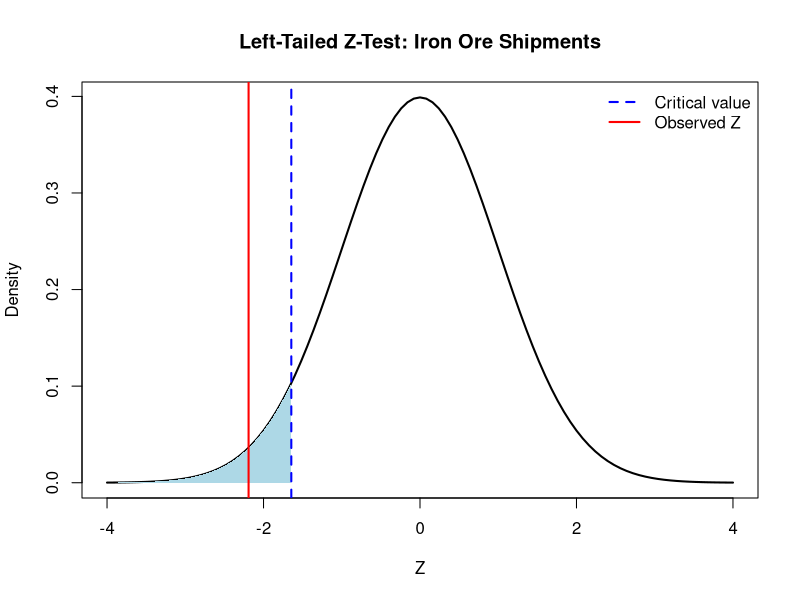

Reproduce this figure in R.
## ---- chunk 1
#| include: false
knitr::opts_chunk$set(
  collapse = TRUE, 
  warning = FALSE,
  message = FALSE,
  error = TRUE,
  fig.height = 2.75, 
  fig.width = 4.25,
  fig.env = 'figure',
  fig.pos = 'h',
  fig.align = 'center')
## ---- chunk 2
# P(Z < 1.96)
pnorm(1.96)

# P(Z > 1.96)
pnorm(1.96, lower.tail = FALSE)

# Find z such that P(Z < z) = 0.975
qnorm(0.975)
## ---- chunk 3
# Given information

mu0_iron <- 80
sigma_iron <- 10
n_iron <- 30
xbar_iron <- 76

alpha_iron <- 0.05

# Calculate the standard error
SE_iron <- sigma_iron / sqrt(n_iron)

# Calculate the Z-test statistic
z_iron <- (xbar_iron - mu0_iron) / SE_iron

z_iron
## ---- chunk 4
# Critical value for a left-tailed test

z_critical_iron <- qnorm(alpha_iron)

z_critical_iron
## ---- chunk 5
# Does the observed test statistic fall
# inside the rejection region?

z_iron < z_critical_iron
## ---- chunk 6
# Left-tailed p-value

pvalue_iron <- pnorm(z_iron)

pvalue_iron
## ---- chunk 7
pvalue_iron < alpha_iron
## ---- chunk 8
#| fig-width: 8
#| fig-height: 4.5

curve(
  dnorm(x),
  from = -4,
  to = 4,
  lwd = 2,
  xlab = "Z",
  ylab = "Density",
  main = "Left-Tailed Z-Test: Iron Ore Shipments"
)

# Shade the rejection region
x_reject <- seq(-4, z_critical_iron, length.out = 300)

polygon(
  c(-4, x_reject, z_critical_iron),
  c(0, dnorm(x_reject), 0),
  col = "lightblue",
  border = NA
)

# Critical value
abline(
  v = z_critical_iron,
  col = "blue",
  lwd = 2,
  lty = 2
)

# Observed test statistic
abline(
  v = z_iron,
  col = "red",
  lwd = 2
)

legend(
  "topright",
  legend = c("Critical value", "Observed Z"),
  col = c("blue", "red"),
  lty = c(2, 1),
  lwd = 2,
  bty = "n"
)
## ---- chunk 9
mu0_A <- 50
xbar_A <- 53
n_A <- 64
sigma_A <- 16

alpha_A <- 0.01

z_A <- (xbar_A - mu0_A) /
  (sigma_A / sqrt(n_A))

z_A
## ---- chunk 10
z_critical_A <- qnorm(1 - alpha_A / 2)

z_critical_A

# Negative critical value
-z_critical_A
## ---- chunk 11
abs(z_A) > z_critical_A
## ---- chunk 12
pvalue_A <- 2 * pnorm(
  abs(z_A),
  lower.tail = FALSE
)

pvalue_A
## ---- chunk 13
mu0_B <- 70
xbar_B <- 74
sigma_B <- 12
n_B <- 36

alpha_B <- 0.09

z_B <- (xbar_B - mu0_B) /
  (sigma_B / sqrt(n_B))

z_B
## ---- chunk 14
z_critical_B <- qnorm(1 - alpha_B)

z_critical_B
## ---- chunk 15
pvalue_B <- pnorm(
  z_B,
  lower.tail = FALSE
)

pvalue_B
## ---- chunk 16
# Compare the p-value with three significance levels

alpha_levels_B <- c(0.09, 0.05, 0.01)

data.frame(
  significance_level = alpha_levels_B,
  p_value = rep(pvalue_B, length(alpha_levels_B)),
  reject_H0 = pvalue_B < alpha_levels_B
)
## ---- chunk 17
mu0_chol <- 45.5

xbar_chol <- 44.2

s_chol <- 3.8

n_chol <- 19

alpha_chol <- 0.05

# Degrees of freedom
df_chol <- n_chol - 1

# Standard error
SE_chol <- s_chol / sqrt(n_chol)

# Observed t-test statistic
t_chol <- (xbar_chol - mu0_chol) / SE_chol

df_chol
t_chol
## ---- chunk 18
t_critical_chol <- qt(
  alpha_chol,
  df = df_chol
)

t_critical_chol
## ---- chunk 19
t_chol < t_critical_chol
## ---- chunk 20
pvalue_chol <- pt(
  t_chol,
  df = df_chol
)

pvalue_chol
## ---- chunk 21
n_gambler <- 80

X_gambler <- 44

p0_gambler <- 0.49

alpha_gambler <- 0.05

phat_gambler <- X_gambler / n_gambler

phat_gambler
## ---- chunk 22
# Standard error under H0
SE_gambler <- sqrt(
  p0_gambler * (1 - p0_gambler) / n_gambler
)

# Z-test statistic
z_gambler <- (phat_gambler - p0_gambler) /
  SE_gambler

z_gambler
## ---- chunk 23
z_critical_gambler <- qnorm(1 - alpha_gambler)

z_critical_gambler
## ---- chunk 24
z_gambler > z_critical_gambler
## ---- chunk 25
pvalue_gambler <- pnorm(
  z_gambler,
  lower.tail = FALSE
)

pvalue_gambler
## ---- chunk 26
n_gambler2 <- 100

X_gambler2 <- 55

phat_gambler2 <- X_gambler2 / n_gambler2

# Same null proportion
p0_gambler2 <- 0.49

SE_gambler2 <- sqrt(
  p0_gambler2 * (1 - p0_gambler2) / n_gambler2
)

z_gambler2 <- (phat_gambler2 - p0_gambler2) /
  SE_gambler2

z_gambler2
## ---- chunk 27
pvalue_gambler2 <- pnorm(
  z_gambler2,
  lower.tail = FALSE
)

pvalue_gambler2
## ---- chunk 28
data.frame(
  sample_size = c(80, 100),
  wins = c(44, 55),
  sample_proportion = c(
    phat_gambler,
    phat_gambler2
  ),
  z_statistic = c(
    z_gambler,
    z_gambler2
  ),
  p_value = c(
    pvalue_gambler,
    pvalue_gambler2
  )
)
## ---- chunk 29
n_var <- 20

s2_var <- 0.2916

sigma2_0 <- 0.25

alpha_var <- 0.01

# Degrees of freedom
df_var <- n_var - 1

# Chi-square test statistic
chisq_var <- (n_var - 1) * s2_var / sigma2_0

df_var
chisq_var
## ---- chunk 30
chisq_critical_var <- qchisq(
  1 - alpha_var,
  df = df_var
)

chisq_critical_var
## ---- chunk 31
chisq_var > chisq_critical_var
## ---- chunk 32
pvalue_var <- pchisq(
  chisq_var,
  df = df_var,
  lower.tail = FALSE
)

pvalue_var
## ---- chunk 33
xbar_CI <- 53

sigma_CI <- 16

n_CI <- 64

alpha_CI <- 0.01

z_critical_CI <- qnorm(1 - alpha_CI / 2)

ME_CI <- z_critical_CI * sigma_CI / sqrt(n_CI)

CI_lower <- xbar_CI - ME_CI

CI_upper <- xbar_CI + ME_CI

c(lower = CI_lower, upper = CI_upper)
## ---- chunk 34
mu0_CI <- 50

CI_lower <= mu0_CI && mu0_CI <= CI_upper
## ---- chunk 35
# Example observed Z-statistic
z <- -1.50

# p-value
pnorm(z)

# Critical value at alpha = 0.05
qnorm(0.05)
## ---- chunk 36
z <- 1.50

# p-value
pnorm(z, lower.tail = FALSE)

# Critical value at alpha = 0.05
qnorm(0.95)
## ---- chunk 37
z <- 1.50

# p-value
2 * pnorm(abs(z), lower.tail = FALSE)

# Positive critical value at alpha = 0.05
qnorm(0.975)
## ---- chunk 38
t <- -1.50
df <- 18

# p-value
pt(t, df = df)

# Critical value at alpha = 0.05
qt(0.05, df = df)
## ---- chunk 39
t <- 1.50
df <- 18

# p-value
pt(t, df = df, lower.tail = FALSE)

# Critical value at alpha = 0.05
qt(0.95, df = df)
## ---- chunk 40
t <- 1.50
df <- 18

# p-value
2 * pt(abs(t), df = df, lower.tail = FALSE)

# Positive critical value at alpha = 0.05
qt(0.975, df = df)
## ---- chunk 41
chisq <- 22.16
df <- 19

# p-value
pchisq(chisq, df = df, lower.tail = FALSE)

# Critical value at alpha = 0.01
qchisq(0.99, df = df)
## ---- chunk 42
# Given information

mu0_iron <- 80
sigma_iron <- 10
n_iron <- 30
xbar_iron <- 76

alpha_iron <- 0.05

# Calculate the standard error
SE_iron <- sigma_iron / sqrt(n_iron)

# Calculate the Z-test statistic
z_iron <- (xbar_iron - mu0_iron) / SE_iron

z_iron
## [1] -2.19089
## ---- chunk 43
mu0 <- 500
xbar <- 496.2
sigma <- 12
n <- 49
alpha <- 0.05

se <- sigma / sqrt(n)
z_obs <- (xbar - mu0) / se
z_crit <- qnorm(1 - alpha / 2)
p_value <- 2 * pnorm(abs(z_obs), lower.tail = FALSE)

c(z = z_obs, lower_critical = -z_crit,
  upper_critical = z_crit, p_value = p_value)

c(reject_by_cutoff = abs(z_obs) > z_crit,
  reject_by_p_value = p_value <= alpha)

margin <- z_crit * se
ci <- c(lower = xbar - margin, upper = xbar + margin)
ci
## ---- chunk 44
mu0 <- 30
xbar <- 28.6
s <- 3.6
n <- 16
alpha <- 0.05
df <- n - 1

t_obs <- (xbar - mu0) / (s / sqrt(n))
t_crit <- qt(alpha, df = df)
p_value <- pt(t_obs, df = df)

c(df = df, t = t_obs, critical = t_crit, p_value = p_value)
p_value <= alpha

## ---- chunk 45
p0 <- 0.60
alpha <- 0.05
n <- c(100, 300)
completed <- c(68, 204)

expected_complete <- n * p0
expected_incomplete <- n * (1 - p0)
phat <- completed / n
se <- sqrt(p0 * (1 - p0) / n)

z_obs <- (phat - p0) / se
z_crit <- qnorm(1 - alpha)
p_value <- pnorm(z_obs, lower.tail = FALSE)

z_crit
data.frame(n, completed, expected_complete, expected_incomplete,
           phat, se, z_obs, p_value, reject_H0 = p_value <= alpha)
## ---- chunk 46
sigma2_0 <- 1.00
s2 <- 1.65
n <- 25
df <- n - 1
alpha <- 0.01

chisq_obs <- df * s2 / sigma2_0
chisq_crit <- qchisq(1 - alpha, df = df)
p_value <- pchisq(chisq_obs, df = df, lower.tail = FALSE)

c(df = df, chi_square = chisq_obs, critical = chisq_crit,
  p_value = p_value)

alpha_levels <- c(0.01, 0.05)
data.frame(alpha = alpha_levels, reject_H0 = p_value <= alpha_levels)
